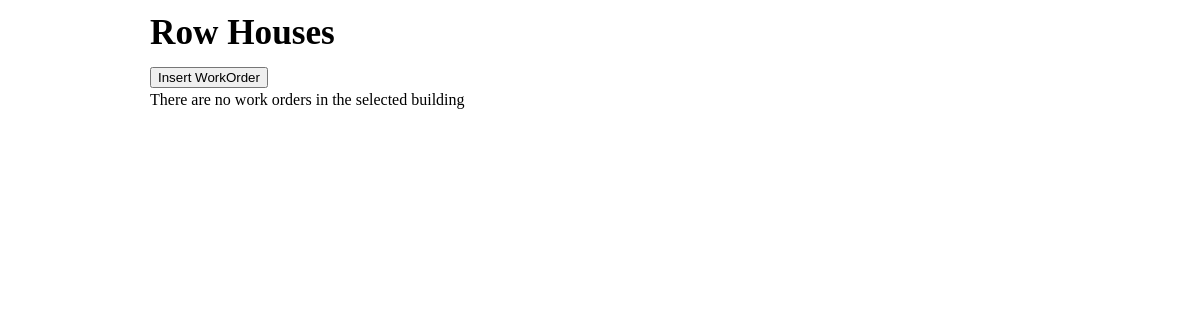
The page /WorkOrders/buildingWorkOrders.php?buildingName=Row Houses on the database as committed earlier.
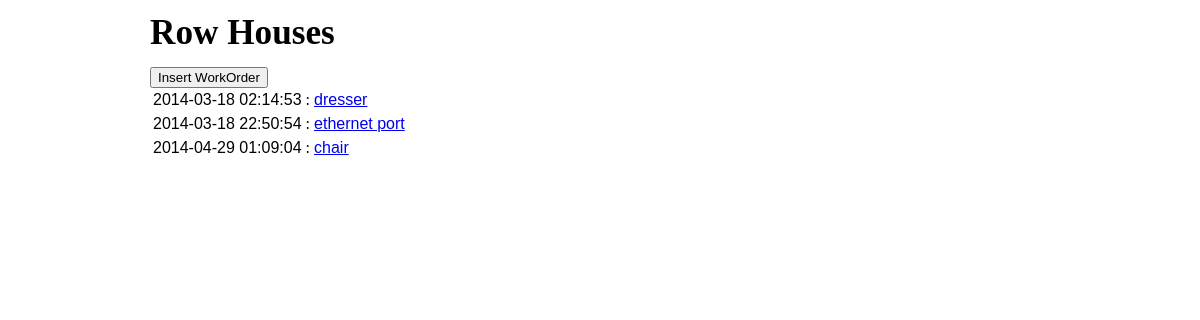
The same page on the database as committed later.
### tables this page shows
CREATE TABLE IF NOT EXISTS `WORK_ORDERS` (
  `id` int(1) NOT NULL AUTO_INCREMENT,
  `title` varchar(255) NOT NULL,
  `description` varchar(255) NOT NULL,
  `statusDescription` varchar(255) NOT NULL,
  `dateTime` timestamp NOT NULL DEFAULT CURRENT_TIMESTAMP,
  `userID` int(1) NOT NULL,
  `buildingID` int(1) NOT NULL,
  `floorID` int(1) NOT NULL,
  `roomID` int(1) NOT NULL,
  `zone` int(1) NOT NULL,
  `isActive` int(1) NOT NULL,
  PRIMARY KEY (`id`)
);

### WorkOrders/buildingWorkOrders.php (the view, shortened to what this page needs)
<?php
$i=0;
        $buildingName=$_GET['buildingName'];
        $query4="SELECT id FROM BUILDING Where name='$buildingName'";
        $result4=mysql_query($query4);
        $buildingID=mysql_result($result4,$i,"id");
        $query5="SELECT id, title, userID, dateTime, description, statusDescription
            FROM WORK_ORDERS Where buildingID='$buildingID' and isActive=1";
        $result5=mysql_query($query5);
        $num5=mysql_numrows($result5);
?>
        <div id="contentwrapper">
        <div id="contentcolumn">
            <div id="viewOrders">
                <table>
                    <tr>
                            <?php echo"<h1><b>$buildingName</h1></b>";?>
                    </tr>
                    <tr>
                        <div>
                                <input type='button'  id="buttonOrder" class="hidden" value="Insert WorkOrder" onclick="toggle_visibility('insertOrder');toggle_visibilitybutton('buttonOrder')">
                            </div>
                    </tr>
                </table>
                     <?php $j=0;
                     if($num5==0)
                     {
                         echo"There are no work orders in the selected building";
                     }
                     else
                     {
                        while ($j < $num5)
                        {
                            $operationsWorkOrderID=mysql_result($result5,$j,"id");
                            $workOrderTitle=mysql_result($result5,$j,"title");
                            $workID=mysql_result($result5,$j,"userID");
                            $date=mysql_result($result5,$j,"dateTime");
                            ?>
                            <table>
                                <tr>
                                    <td>
                                        <font face="Arial, Helvetica, sans-serif"><?php echo $date;?></font>
                                        <?php echo ": ";?>
                                    </td>
                                    <td>
                                        <a href="prevOrderStatus.php?id=<?php echo "$workID";?>&order=<?php echo "$operationsWorkOrderID";?>&userStatus=1>"
                                           onclick="basicPopup(this.href);return false;">
                                        <font face="Arial, Helvetica, sans-serif"><?php echo $workOrderTitle; ?></font>
                                        </a>
                                    </td>
                                </tr>
                            </table>
                            <?php $j++;}
                    }?>
            </div>
        </div>
        </div>

### WorkOrders/buildingWorkOrders.php (style rules this page uses)
b { font-size: 110%; }
#contentwrapper { float: left; width: 100%; }
#contentcolumn { margin-left: 150px; }
#viewOrders { float: left; width:1065px; height:525px; overflow:scroll; }
#buttonOrder.hidden { display:block; }

Rows that differ between the two databases and show on the page:
now on this page (row edited): work_orders: dateTime "2014-03-18 02:14:53", title "dresser"
now on this page (row edited): work_orders: dateTime "2014-03-18 22:50:54", title "ethernet port"
added work_orders: dateTime "2014-04-29 01:09:04", title "chair"
Other text that changed with them:
text no longer shown: "There are no work orders in the selected building"
